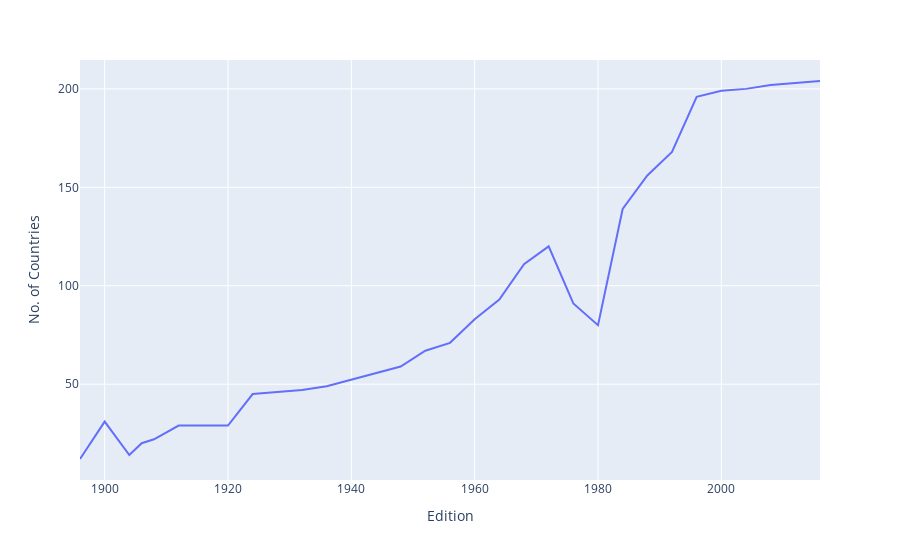

This figure's notebook cell:
### Code cell
fig= px.line(nations_over_time,x="Edition",y="No. of Countries")
fig.show()

### Figure 1 — Plotly figure (JSON) as saved in the notebook; plotly's stock layout.template omitted (floating-point values rounded to 4 significant figures)
{"data": [{"hovertemplate": "Edition=%{x}<br>No. of Countries=%{y}<extra></extra>", "legendgroup": "", "line": {"color": "#636efa", "dash": "solid"}, "marker": {"symbol": "circle"}, "mode": "lines", "name": "", "orientation": "v", "showlegend": false, "type": "scatter", "x": [1896, 1900, 1904, 1906, 1908, 1912, 1920, 1924, 1928, 1932, 1936, 1948, 1952, 1956, 1960, 1964, 1968, 1972, 1976, 1980, 1984, 1988, 1992, 1996, 2000, 2004, 2008, 2012, 2016], "xaxis": "x", "y": [12, 31, 14, 20, 22, 29, 29, 45, 46, 47, 49, 59, 67, 71, 83, 93, 111, 120, 91, 80, 139, 156, 168, 196, 199, 200, 202, 203, 204], "yaxis": "y"}], "layout": {"legend": {"tracegroupgap": 0}, "margin": {"t": 60}, "xaxis": {"anchor": "y", "domain": [0, 1], "title": {"text": "Edition"}}, "yaxis": {"anchor": "x", "domain": [0, 1], "title": {"text": "No. of Countries"}}}}
